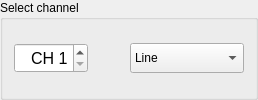
               <widget class="QGroupBox" name="groupBox_9">
                <property name="title">
                 <string>Select channel</string>
                </property>
                <layout class="QHBoxLayout" name="horizontalLayout_7">
                 <item>
                  <widget class="QSpinBox" name="spinBoxChannelSelect">
                   <property name="minimumSize">
                    <size>
                     <width>0</width>
                     <height>30</height>
                    </size>
                   </property>
                   <property name="maximumSize">
                    <size>
                     <width>16777215</width>
                     <height>30</height>
                    </size>
                   </property>
                   <property name="font">
                    <font>
                     <pointsize>12</pointsize>
                    </font>
                   </property>
                   <property name="alignment">
                    <set>Qt::AlignRight|Qt::AlignTrailing|Qt::AlignVCenter</set>
                   </property>
                   <property name="prefix">
                    <string>CH </string>
                   </property>
                   <property name="minimum">
                    <number>1</number>
                   </property>
                   <property name="maximum">
                    <number>64</number>
                   </property>
                  </widget>
                 </item>
                 <item>
                  <widget class="QPushButton" name="pushButtonChannelColor">
                   <property name="minimumSize">
                    <size>
                     <width>30</width>
                     <height>30</height>
                    </size>
                   </property>
                   <property name="maximumSize">
                    <size>
                     <width>30</width>
                     <height>30</height>
                    </size>
                   </property>
                   <property name="text">
                    <string notr="true"/>
                   </property>
                   <property name="iconSize">
                    <size>
                     <width>30</width>
                     <height>30</height>
                    </size>
                   </property>
                   <property name="flat">
                    <bool>true</bool>
                   </property>
                  </widget>
                 </item>
                 <item>
                  <widget class="QComboBox" name="comboBoxGraphStyle">
                   <property name="minimumSize">
                    <size>
                     <width>0</width>
                     <height>30</height>
                    </size>
                   </property>
                   <item>
                    <property name="text">
                     <string>Line</string>
                    </property>
                   </item>
                   <item>
                    <property name="text">
                     <string>Points only</string>
                    </property>
                   </item>
                   <item>
                    <property name="text">
                     <string>Line and points</string>
                    </property>
                   </item>
                   <item>
                    <property name="text">
                     <string>Hidden</string>
                    </property>
                   </item>
                  </widget>
                 </item>
                </layout>
               </widget>
